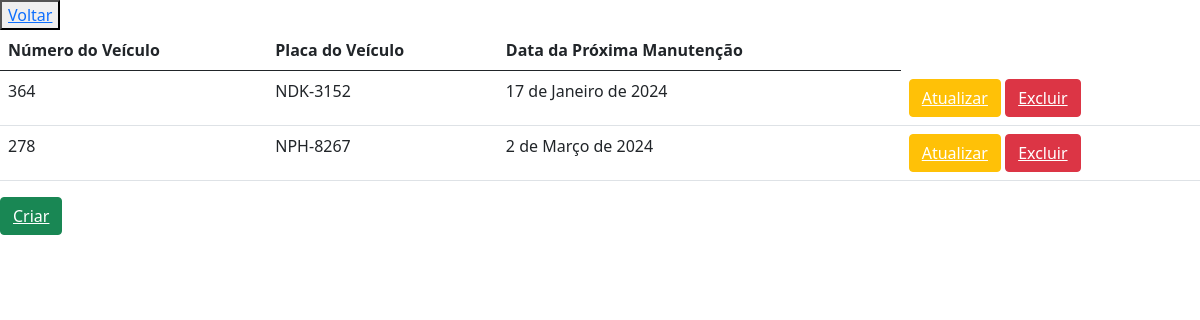
The page /veiculos/ on the database its author committed.
### app/models.py (models this page shows, shortened)
class Veiculo(models.Model):
    num_veiculo = models.DecimalField('Número do Veículo', max_digits=9, decimal_places=0)
    data_prox_manut = models.DateField('Data da Próxima Manutenção')
    placa = models.CharField('Número do Placa', max_length=10)

### app/views.py (the view)
# urls.py: path('veiculos/', VeiculoListView.as_view(), name='veiculo_list'),
class VeiculoListView(ListView):
    model = Veiculo
    template_name = 'veiculo/veiculo_list.html'

### app/templates/veiculo/veiculo_list.html (shortened to what this page needs)
<!DOCTYPE html>
<html lang="pt-br">
<head>
    <link href="https://cdn.jsdelivr.net/npm/bootstrap@5.0.2/dist/css/bootstrap.min.css" rel="stylesheet"
>
</head>
<body>
    <button><a href="{% url 'home' %}">Voltar</a></button>
    <table class="table">
        <thead>
            <tr>
                <th scope="col">Número do Veículo</th>
                <th scope="col">Placa do Veículo</th>
                <th scope="col">Data da Próxima Manutenção</th>
            </tr>
        </thead>
        <tbody>
            {% for v in object_list %}
                    <tr>
                    <td>{{ v.num_veiculo }}</td>
                        <td>{{ v.placa }}</td>
                        <td>{{ v.data_prox_manut }}</td>
                        <td>
                            <button type="button" class="btn btn-warning"><a style="color: #fff;" href="{% url 'veiculo_update' v.id %}" role="button">Atualizar</a></button>
                            <button type="button" class="btn btn-danger"><a style="color: #fff;" href="{% url 'veiculo_delete' v.id %}" role="button">Excluir</a></button>
                        </td>
                    {% empty %}
                        <td>Não Existe Nenhum Veículo Cadastrado</td>
                    </tr>
                    {% endfor %}
                </tbody>
            </table>
            <button style="text-align: center;" type="button" class="btn btn-success"><a style="color: #fff;" href="{% url 'veiculo_create' %}" role="button">Criar</a></button>
</body>
</html>

### rows shown on the page
Veiculo: num_veiculo "364", placa "NDK-3152", data_prox_manut "17 de Janeiro de 2024"
Veiculo: num_veiculo "278", placa "NPH-8267", data_prox_manut "2 de Março de 2024"
